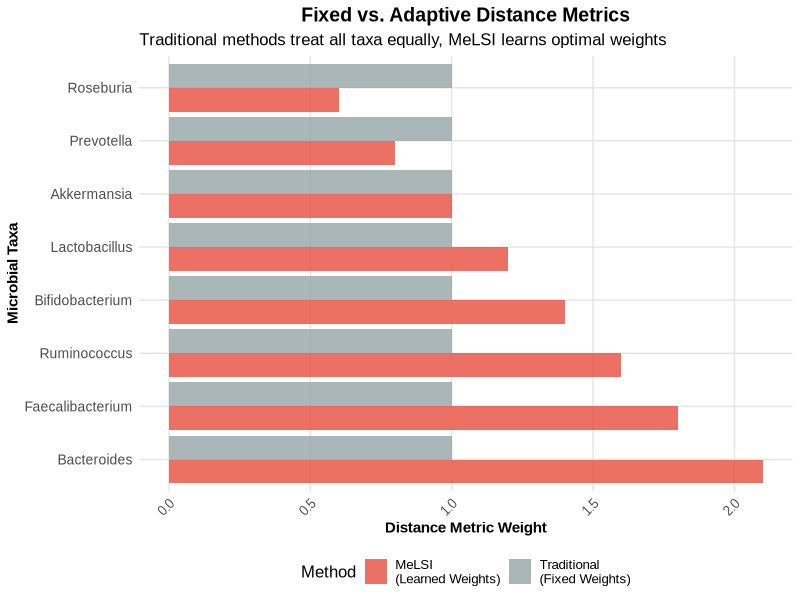
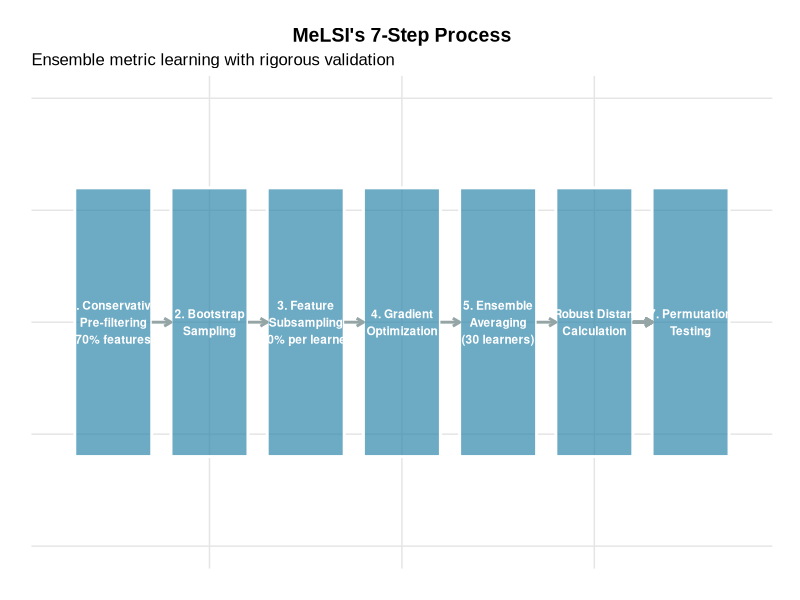
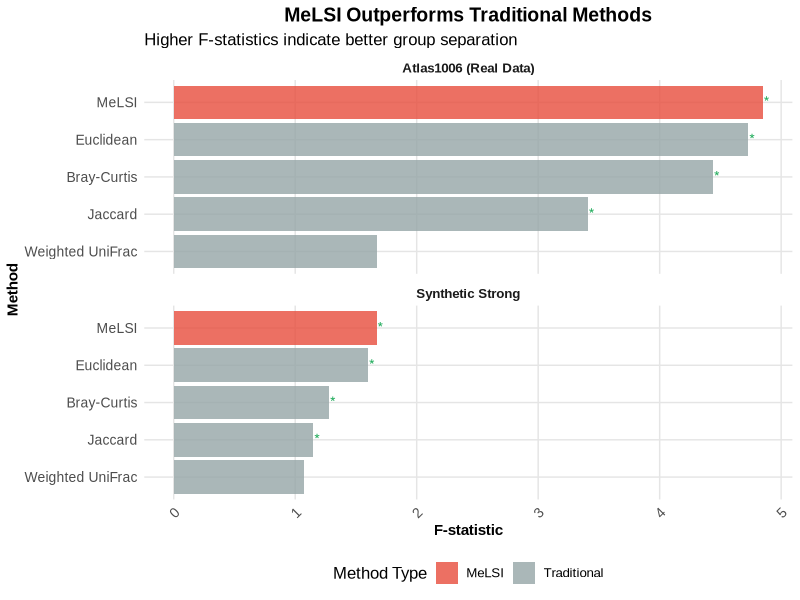

The R source for these figures, in order:
# MeLSI Poster Figures
# Figures 1, 2, and 3 for the MeLSI poster presentation

library(ggplot2)
library(gridExtra)
library(grid)
library(dplyr)

# Set consistent theme and colors
theme_poster <- theme_minimal() +
  theme(
    text = element_text(size = 12, family = "Arial"),
    plot.title = element_text(size = 14, face = "bold", hjust = 0.5),
    axis.title = element_text(size = 11, face = "bold"),
    axis.text = element_text(size = 10),
    legend.position = "bottom",
    panel.grid.minor = element_blank(),
    panel.grid.major = element_line(color = "grey90", size = 0.5)
  )

# Color scheme
melsi_red <- "#E74C3C"
melsi_blue <- "#2E86AB"
melsi_gray <- "#95A5A6"
melsi_green <- "#27AE60"
melsi_orange <- "#F39C12"

# =============================================================================
# FIGURE 1: The Problem & Solution - Fixed vs Adaptive Distance Metrics
# =============================================================================

create_figure1 <- function() {
  # Create data for the comparison
  taxa <- c("Bacteroides", "Faecalibacterium", "Ruminococcus", "Bifidobacterium", 
            "Lactobacillus", "Akkermansia", "Prevotella", "Roseburia")
  
  # Traditional fixed weights (all equal)
  traditional_weights <- rep(1, length(taxa))
  
  # MeLSI learned weights (example from your results)
  melsi_weights <- c(2.1, 1.8, 1.6, 1.4, 1.2, 1.0, 0.8, 0.6)
  
  # Create comparison data
  comparison_data <- data.frame(
    Taxa = rep(taxa, 2),
    Method = rep(c("Traditional\n(Fixed Weights)", "MeLSI\n(Learned Weights)"), each = length(taxa)),
    Weight = c(traditional_weights, melsi_weights),
    Order = rep(1:length(taxa), 2)
  )
  
  # Create the plot
  p1 <- ggplot(comparison_data, aes(x = reorder(Taxa, Order), y = Weight, fill = Method)) +
    geom_col(position = "dodge", alpha = 0.8) +
    scale_fill_manual(values = c("Traditional\n(Fixed Weights)" = melsi_gray, 
                                "MeLSI\n(Learned Weights)" = melsi_red)) +
    labs(
      title = "Fixed vs. Adaptive Distance Metrics",
      subtitle = "Traditional methods treat all taxa equally, MeLSI learns optimal weights",
      x = "Microbial Taxa",
      y = "Distance Metric Weight",
      fill = "Method"
    ) +
    theme_poster +
    theme(
      axis.text.x = element_text(angle = 45, hjust = 1, size = 9),
      legend.position = "bottom"
    ) +
    coord_flip()
  
  return(p1)
}

# =============================================================================
# FIGURE 2: MeLSI Algorithm Flow - 7-Step Process
# =============================================================================

create_figure2 <- function() {
  # Create flowchart data
  steps <- c("1. Conservative\nPre-filtering\n(70% features)", 
             "2. Bootstrap\nSampling", 
             "3. Feature\nSubsampling\n(80% per learner)",
             "4. Gradient\nOptimization", 
             "5. Ensemble\nAveraging\n(30 learners)",
             "6. Robust Distance\nCalculation", 
             "7. Permutation\nTesting")
  
  # Create positions for flowchart
  flowchart_data <- data.frame(
    Step = steps,
    x = c(1, 2, 3, 4, 5, 6, 7),
    y = rep(1, 7),
    width = 0.8,
    height = 0.6
  )
  
  # Create the flowchart
  p2 <- ggplot(flowchart_data, aes(x = x, y = y)) +
    # Draw boxes
    geom_rect(aes(xmin = x - width/2, xmax = x + width/2, 
                  ymin = y - height/2, ymax = y + height/2),
              fill = melsi_blue, alpha = 0.7, color = "white", size = 1) +
    # Add step numbers and text
    geom_text(aes(label = Step), color = "white", size = 3, fontface = "bold") +
    # Add arrows between steps
    geom_segment(aes(x = x + width/2, xend = x + 1 - width/2, y = y, yend = y),
                 arrow = arrow(length = unit(0.2, "cm")), 
                 color = melsi_gray, size = 1) +
    # Remove last arrow
    geom_segment(aes(x = 6 + width/2, xend = 7 - width/2, y = y, yend = y),
                 arrow = arrow(length = unit(0.2, "cm")), 
                 color = melsi_gray, size = 1) +
    labs(
      title = "MeLSI's 7-Step Process",
      subtitle = "Ensemble metric learning with rigorous validation"
    ) +
    theme_poster +
    theme(
      axis.text = element_blank(),
      axis.ticks = element_blank(),
      axis.title = element_blank(),
      panel.grid = element_blank(),
      plot.margin = margin(20, 20, 20, 20)
    ) +
    xlim(0.5, 7.5) +
    ylim(0.5, 1.5)
  
  return(p2)
}

# =============================================================================
# FIGURE 3: Performance Comparison - MeLSI vs Traditional Methods
# =============================================================================

create_figure3 <- function() {
  # Performance data from your results
  methods <- c("MeLSI", "Euclidean", "Bray-Curtis", "Jaccard", "Weighted UniFrac")
  
  # Atlas1006 results
  atlas_F <- c(4.85, 4.73, 4.44, 3.41, 1.67)
  atlas_p <- c(0.013, 0.001, 0.001, 0.001, 0.18)
  
  # Synthetic Strong results  
  synthetic_F <- c(1.67, 1.60, 1.28, 1.15, 1.07)
  synthetic_p <- c(0.013, 0.001, 0.012, 0.012, 0.37)
  
  # Create comparison data
  comparison_data <- data.frame(
    Method = rep(methods, 2),
    Dataset = rep(c("Atlas1006 (Real Data)", "Synthetic Strong"), each = length(methods)),
    F_statistic = c(atlas_F, synthetic_F),
    P_value = c(atlas_p, synthetic_p),
    Significant = c(atlas_p < 0.05, synthetic_p < 0.05)
  )
  
  # Create the plot
  p3 <- ggplot(comparison_data, aes(x = reorder(Method, F_statistic), y = F_statistic, 
                                   fill = ifelse(Method == "MeLSI", "MeLSI", "Traditional"))) +
    geom_col(alpha = 0.8) +
    facet_wrap(~Dataset, scales = "free_y", ncol = 1) +
    scale_fill_manual(values = c("MeLSI" = melsi_red, "Traditional" = melsi_gray)) +
    labs(
      title = "MeLSI Outperforms Traditional Methods",
      subtitle = "Higher F-statistics indicate better group separation",
      x = "Method",
      y = "F-statistic",
      fill = "Method Type"
    ) +
    theme_poster +
    theme(
      axis.text.x = element_text(angle = 45, hjust = 1),
      legend.position = "bottom",
      strip.text = element_text(face = "bold")
    ) +
    coord_flip()
  
  # Add significance indicators
  p3 <- p3 + 
    geom_text(aes(label = ifelse(Significant, "*", "")), 
              hjust = -0.1, vjust = 0.5, size = 4, color = melsi_green)
  
  return(p3)
}

# =============================================================================
# CREATE AND SAVE ALL FIGURES
# =============================================================================

# Create all figures
cat("Creating Figure 1: Problem & Solution...\n")
fig1 <- create_figure1()

cat("Creating Figure 2: Algorithm Flow...\n")
fig2 <- create_figure2()

cat("Creating Figure 3: Performance Comparison...\n")
fig3 <- create_figure3()

# Save figures
ggsave("figure1_problem_solution.png", fig1, width = 10, height = 6, dpi = 300, bg = "white")
ggsave("figure2_algorithm_flow.png", fig2, width = 12, height = 4, dpi = 300, bg = "white")
ggsave("figure3_performance_comparison.png", fig3, width = 10, height = 8, dpi = 300, bg = "white")

cat("\nAll figures saved successfully!\n")
cat("Files created:\n")
cat("- figure1_problem_solution.png\n")
cat("- figure2_algorithm_flow.png\n") 
cat("- figure3_performance_comparison.png\n")

# Display figures (optional - comment out if running in headless mode)
# print(fig1)
# print(fig2) 
# print(fig3)










